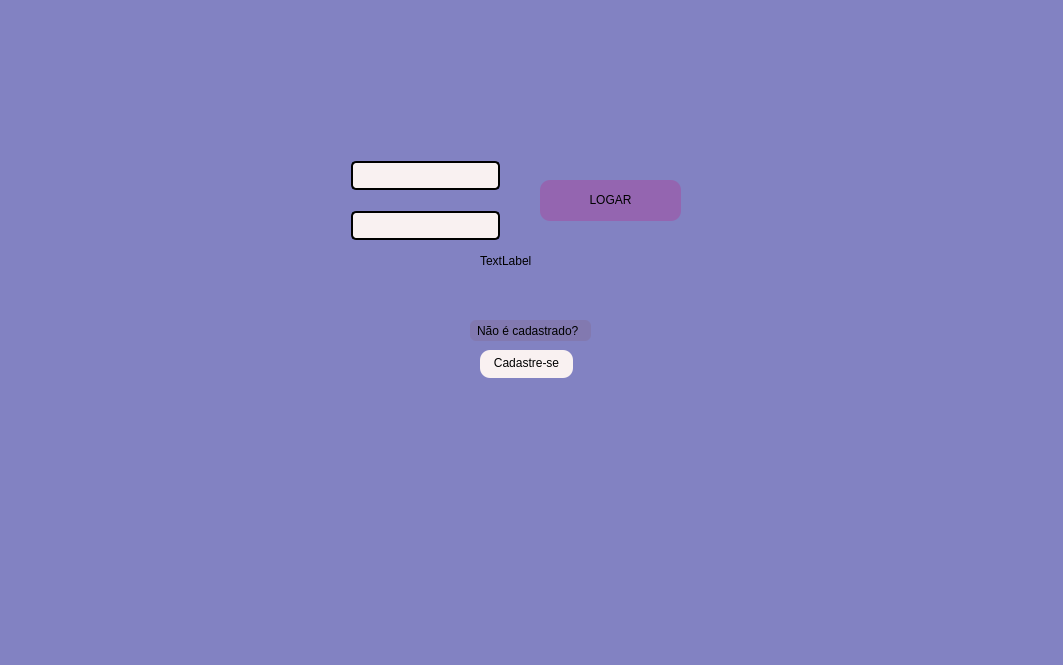
<?xml version="1.0" encoding="UTF-8"?>
<ui version="4.0">
 <class>MainWindow</class>
 <widget class="QMainWindow" name="MainWindow">
  <property name="geometry">
   <rect>
    <x>0</x>
    <y>0</y>
    <width>1063</width>
    <height>665</height>
   </rect>
  </property>
  <property name="cursor">
   <cursorShape>OpenHandCursor</cursorShape>
  </property>
  <property name="windowTitle">
   <string>MainWindow</string>
  </property>
  <property name="styleSheet">
   <string notr="true">background-color: rgb(130, 130, 194);</string>
  </property>
  <widget class="QWidget" name="centralwidget">
   <widget class="QPushButton" name="logar">
    <property name="geometry">
     <rect>
      <x>540</x>
      <y>180</y>
      <width>141</width>
      <height>41</height>
     </rect>
    </property>
    <property name="cursor">
     <cursorShape>OpenHandCursor</cursorShape>
    </property>
    <property name="styleSheet">
     <string notr="true">background-color: rgb(148, 101, 176);
font: 18pt &quot;Leelawadee UI Semilight&quot;;
padding-bottom: 2px;
border-radius: 10px;</string>
    </property>
    <property name="text">
     <string>LOGAR</string>
    </property>
   </widget>
   <widget class="QLineEdit" name="login">
    <property name="geometry">
     <rect>
      <x>350</x>
      <y>160</y>
      <width>151</width>
      <height>31</height>
     </rect>
    </property>
    <property name="styleSheet">
     <string notr="true">background-color: rgb(249,241,241);
margin: 1px;
border: 2px solid;
border-color: rgb(0, 0, 0);
border-radius: 5px;
border-style: outset;</string>
    </property>
   </widget>
   <widget class="QPushButton" name="pushButton">
    <property name="geometry">
     <rect>
      <x>480</x>
      <y>350</y>
      <width>93</width>
      <height>28</height>
     </rect>
    </property>
    <property name="styleSheet">
     <string notr="true">background-color: rgb(249,241,241);
font: 8pt &quot;Leelawadee UI Semilight&quot;;
padding-bottom: 2px;
border-radius: 10px;</string>
    </property>
    <property name="text">
     <string>Cadastre-se</string>
    </property>
   </widget>
   <widget class="QLabel" name="label">
    <property name="geometry">
     <rect>
      <x>470</x>
      <y>320</y>
      <width>121</width>
      <height>21</height>
     </rect>
    </property>
    <property name="styleSheet">
     <string notr="true">background-color: rgb(130, 121, 176);
border-radius: 6px;
padding: 4px;</string>
    </property>
    <property name="text">
     <string>Não é cadastrado?</string>
    </property>
   </widget>
   <widget class="QLineEdit" name="senha">
    <property name="geometry">
     <rect>
      <x>350</x>
      <y>210</y>
      <width>151</width>
      <height>31</height>
     </rect>
    </property>
    <property name="styleSheet">
     <string notr="true">background-color: rgb(249,241,241);
margin: 1px;
border: 2px solid;
border-color: rgb(0, 0, 0);
border-radius: 5px;
border-style: outset;</string>
    </property>
   </widget>
   <widget class="QLabel" name="erro">
    <property name="geometry">
     <rect>
      <x>480</x>
      <y>250</y>
      <width>101</width>
      <height>21</height>
     </rect>
    </property>
    <property name="text">
     <string>TextLabel</string>
    </property>
   </widget>
  </widget>
  <widget class="QMenuBar" name="menubar">
   <property name="geometry">
    <rect>
     <x>0</x>
     <y>0</y>
     <width>1063</width>
     <height>26</height>
    </rect>
   </property>
  </widget>
  <widget class="QStatusBar" name="statusbar"/>
 </widget>
 <resources/>
 <connections/>
</ui>
